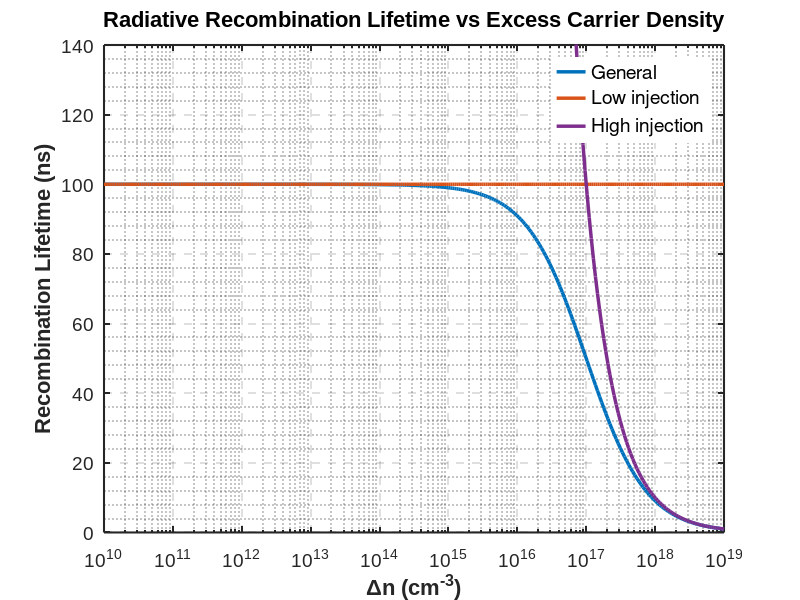

MATLAB code to generate this figure:
clc; clear; close all;

%% Material Constants for Gallium Arsenide (GaAs)
Br = 10e-11;       % Radiative recombination coefficient [cm³/s]
ni = 1.79e6;       % Intrinsic carrier concentration [cm⁻³]

%% Doping Parameters and Equilibrium Concentrations
Nd = 1e17;         % Donor doping concentration [cm⁻³]
n0 = Nd;           % Equilibrium electron concentration (≈ Nd for n-type)
p0 = ni^2/n0;      % Equilibrium hole concentration from mass action law

%% Excess Carrier Concentrations
delp = logspace(10, 19, 300);    % Excess hole concentration range [cm⁻³]
deln = delp;                      % Excess electron concentration (assume Δn = Δp)

%% Calculate Recombination Lifetimes for Different Injection Regimes
% General case - valid for all injection levels
t_r = 1./(Br*(n0+p0+delp));

% Low-level injection approximation (Δn << n0)
t_r_low = 1/(Br*(n0+p0)).*ones(1,length(deln));

% High-level injection approximation (Δn >> n0)
t_r_high = 1./(Br*delp);

%% Create Enhanced Figure
figure('Color', 'white', 'Position', [100 100 800 600]);  % White background, larger figure

% Plot all three cases with improved styling
semilogx(delp, t_r/1e-9, 'LineWidth', 2.5, 'Color', [0 0.4470 0.7410], ...
    'DisplayName', 'General');
hold on
semilogx(delp, t_r_low/1e-9, 'LineWidth', 2.5, 'Color', [0.8500 0.3250 0.0980], ...
    'DisplayName', 'Low injection');
semilogx(delp, t_r_high/1e-9, 'LineWidth', 2.5, 'Color', [0.4940 0.1840 0.5560], ...
    'DisplayName', 'High injection');

% Enhance plot appearance
set(gca, 'FontSize', 14, 'FontName', 'Arial', 'LineWidth', 1.5, 'Box', 'on')
xlabel('\Deltan (cm^{-3})', 'FontSize', 16, 'FontWeight', 'bold');
ylabel('Recombination Lifetime (ns)', 'FontSize', 16, 'FontWeight', 'bold');
title('Radiative Recombination Lifetime vs Excess Carrier Density', ...
    'FontSize', 16, 'FontWeight', 'bold');
ylim([0,140]);
grid on;

% Add minor grid and customize grid appearance
grid minor
set(gca, 'GridLineStyle', '--', 'MinorGridLineStyle', ':')

% Enhance legend appearance
legend('Location', 'best', 'FontSize', 14, 'Box', 'off');


% clc; clear; close all;

% % costants for GaAs
% Br = 10e-11;
% ni = 1.79e6;

% % inputs
% Nd = 1e17; % Doping Concentration
% n0 = Nd;
% p0 = ni^2/n0;

% delp = logspace(10, 19, 300);
% deln = delp;

% t_r = 1./(Br*(n0+p0+delp));
% t_r_low = 1/(Br*(n0+p0)).*ones(1,length(deln));
% t_r_high = 1./(Br*delp);

% figure;
% semilogx(delp,t_r/1e-9);
% hold on
% semilogx(delp,t_r_low/1e-9);
% hold on
% semilogx(delp,t_r_high/1e-9);
% xlabel('\Deltan (cm^-3)');
% ylabel('rec lifetime');
% grid on;
% title('radiative recombination lifetime');
% ylim([0,140]);

% legend('General','Low injection','High injection');